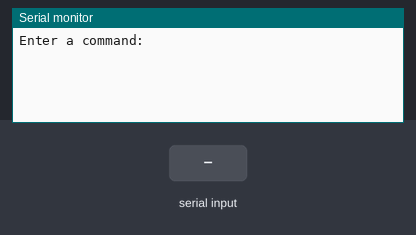
This sketch was run on a simulated Arduino Uno, built with avr-gcc and run on an emulated ATmega328P. Parts: the last lines printed to the serial monitor. Inputs (shaded band) come from the test bench. Random numbers use the default seed unless the sketch sets one.

Above: at 1.2 s.
1.3 s: "color" received over Serial
At 2.6 s:
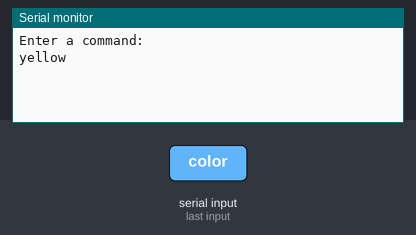
3.8 s: "number" received over Serial
At 5.6 s:
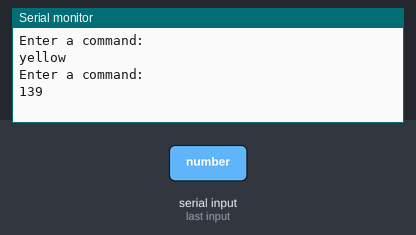

The sketch:

SimpleSerialport.ino
```cpp
String colors[9] = {"red", "green", "blue", "black", "white", "yellow", "orange", "purple", "pink"};
void setup() {
    Serial.begin(9600);
}

void loop() {
    Serial.println("Enter a command: ");
    while (Serial.available() == 0) {
    }
    String usercommand = Serial.readString();
    usercommand.trim();
    if (usercommand == "color") {
        randomSeed(analogRead(A1));
        int index = random(9);
        Serial.println(colors[index]);
    }
    else if (usercommand == "number") {
        int index = random(1000);
        Serial.println(index);
    }
    delay(1000);
}
```

Measured:
- after the input at 1.3 s, the serial monitor: prints a new line after 1.0 s (image 1)
- after the input at 3.8 s, the serial monitor: prints a new line after 1.0 s (image 2)
